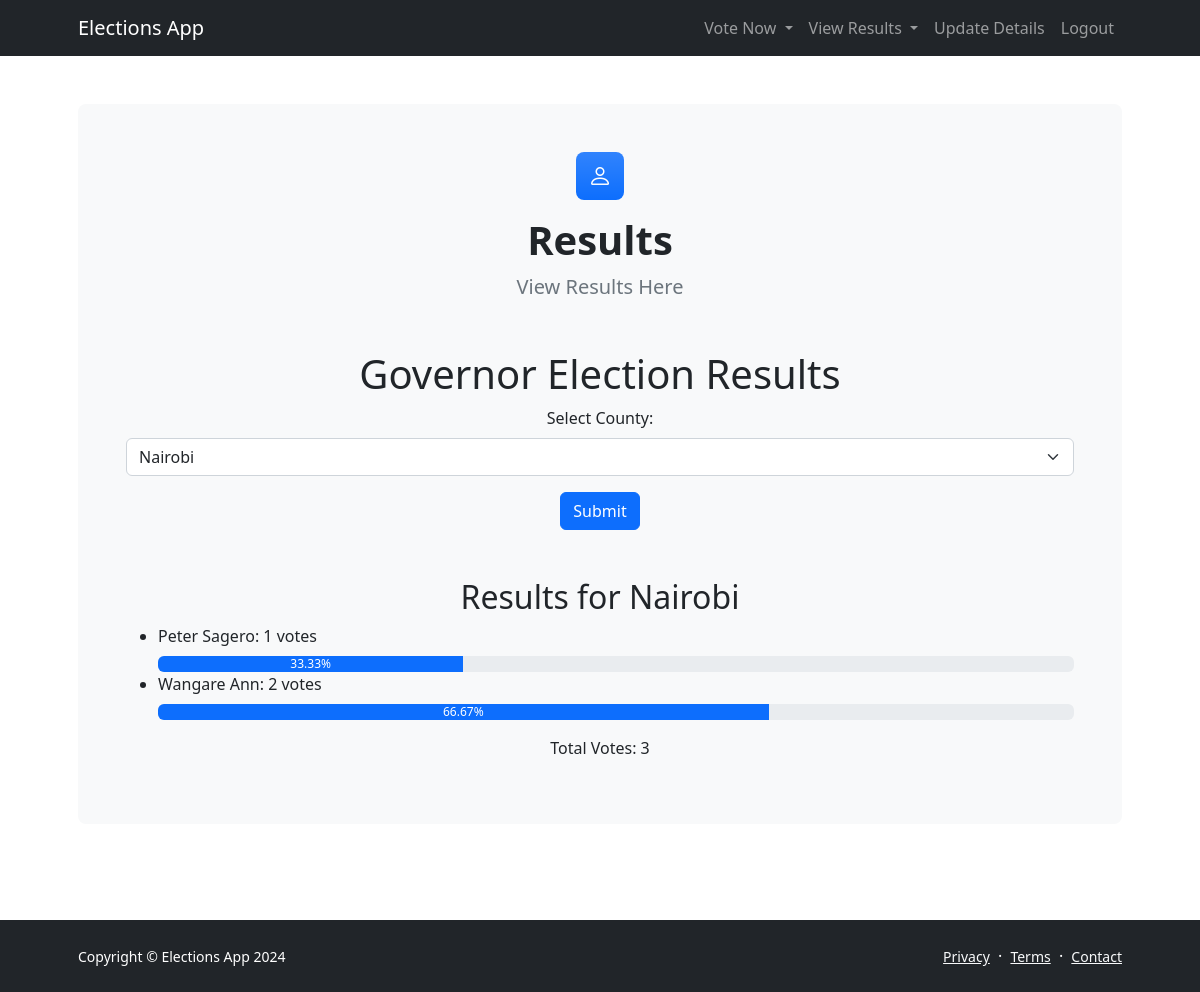
The page /results/governor (signed in) on the database its author committed.
### app/models.py (models this page shows)
class Voter(db.Model):
    id = db.Column(db.Integer, primary_key=True)
    national_id = db.Column(db.String(20), unique=True, nullable=False)
    county = db.Column(db.String(100), nullable=False)
    name = db.Column(db.String(100), nullable=False)
    phone_number = db.Column(db.String(20), nullable=True)
    email = db.Column(db.String(100), nullable=True)
    password_hash = db.Column(db.String(128))  # New field for storing hashed passwords
    votes_president = db.relationship('Vote_president', backref='voter', lazy=True)
    votes_governor = db.relationship('Vote_governor', backref='voter', lazy=True)

class Governor(db.Model):
    id = db.Column(db.Integer, primary_key=True)
    national_id = db.Column(db.String(20), unique=True, nullable=False)
    name = db.Column(db.String(100), nullable=False)
    party_name = db.Column(db.String(100), nullable=False)
    county = db.Column(db.String(50), nullable=False)
    party_color = Column(String(20), nullable=False)

### app/routes.py (the view)
@app.route('/results/governor', methods=['GET', 'POST'])
def governor_election_results():
    counties = db.session.query(Voter.county).distinct().all()  # Get distinct counties
    print(counties)
    if request.method == 'POST':
        selected_county = request.form.get('county')
        if selected_county:
            governor_results = db.session.query(Governor.name, func.count(Vote_governor.id)) \
                .join(Vote_governor, Governor.id == Vote_governor.governor_id) \
                .join(Voter, Voter.id == Vote_governor.voter_id) \
                .filter(Voter.county == selected_county) \
                .group_by(Governor.name).all()
            total_votes = db.session.query(func.count(Vote_governor.id)) \
                .join(Voter, Voter.id == Vote_governor.voter_id) \
                .filter(Voter.county == selected_county).scalar()
            return render_template('governor_results.html', governor_results=governor_results, total_votes=total_votes, selected_county=selected_county, counties=counties)
    else:
        if 'voter_logged_in' in session:
            national_id = session.get('national_id')
            try:
                voter = Voter.query.filter_by(national_id=national_id).one()
                selected_county = voter.county
            except NoResultFound:
                flash('No voter found with the provided national ID.', 'error')
                return redirect(url_for('home'))
        else:
            flash('You need to be logged in to view results.', 'error')
            return redirect(url_for('voter_login'))
        governor_results = db.session.query(Governor.name, func.count(Vote_governor.id)) \
            .join(Vote_governor, Governor.id == Vote_governor.governor_id) \
            .join(Voter, Voter.id == Vote_governor.voter_id) \
            .filter(Voter.county == selected_county) \
            .group_by(Governor.name).all()
        total_votes = db.session.query(func.count(Vote_governor.id)) \
            .join(Voter, Voter.id == Vote_governor.voter_id) \
            .filter(Voter.county == selected_county).scalar()
        return render_template('governor_results.html', governor_results=governor_results, total_votes=total_votes, selected_county=selected_county, counties=counties)

### app/templates/governor_results.html (shortened to what this page needs)
<!DOCTYPE html>
<html lang="en">
<head>
    <link href="https://cdn.jsdelivr.net/npm/bootstrap@5.2.3/dist/css/bootstrap.min.css" rel="stylesheet">
    <link href="https://cdn.jsdelivr.net/npm/bootstrap-icons@1.5.0/font/bootstrap-icons.css" rel="stylesheet">
    <link href="{{ url_for('static', filename='css/styles.css') }}" rel="stylesheet" />
</head>
<body class="d-flex flex-column">
    <main class="flex-shrink-0">
        <nav class="navbar navbar-expand-lg navbar-dark bg-dark">
            <div class="container px-5">
                <a class="navbar-brand" href="{{ url_for('home') }}">Elections App</a>
                <div class="collapse navbar-collapse" id="navbarSupportedContent">
                    <ul class="navbar-nav ms-auto mb-2 mb-lg-0">
                        <li class="nav-item dropdown">
                            <a class="nav-link dropdown-toggle" href="#" id="navbarDropdown" role="button" data-bs-toggle="dropdown" aria-expanded="false">
                                Vote Now
                            </a>
                        </li>
                        <li class="nav-item dropdown">
                            <a class="nav-link dropdown-toggle" href="#" id="navbarDropdown" role="button" data-bs-toggle="dropdown" aria-expanded="false">
                                View Results
                            </a>
                        </li>
                        <li class="nav-item"><a class="nav-link" href="{{ url_for('update_voter', national_id='ENTER_NATIONAL_ID_HERE') }}">Update Details</a></li>
                        <li class="nav-item"><a class="nav-link" href="/voter/logout">Logout</a></li>
                    </ul>
                </div>
            </div>
        </nav>
        <section class="py-5 d-flex justify-content-center align-items-center">
            <div class="container px-5">
                <div class="bg-light rounded-3 py-5 px-4 px-md-5 mb-5">
                    <div class="text-center mb-5">
                        <div class="feature bg-primary bg-gradient text-white rounded-3 mb-3"><i class="bi bi-person"></i></div>
                        <h1 class="fw-bolder">Results</h1>
                        <p class="lead fw-normal text-muted mb-0">View Results Here</p>
                    </div>
                    <h1 class="text-center">Governor Election Results</h1>
                    <form method="post" action="{{ url_for('governor_election_results') }}" class="text-center">
                        <label for="county" class="form-label">Select County:</label>
                        <select class="form-select" id="county" name="county">
                            {% for county in counties %}
                                <option value="{{ county[0] }}" {% if county[0] == selected_county %}selected{% endif %}>{{ county[0] }}</option>
                            {% endfor %}
                        </select>
                        <button type="submit" class="btn btn-primary mt-3">Submit</button>
                    </form>
                    <h2 class="mt-5 text-center">Results for {{ selected_county }}</h2>
                    <div>
                        <ul>
                            {% for result in governor_results %}
                                <li>{{ result[0] }}: {{ result[1] }} votes</li>
                                <div class="progress mt-2">
                                    <div class="progress-bar" role="progressbar" style="width: {{ (result[1]/total_votes)*100 }}%" aria-valuenow="{{ (result[1]/total_votes)*100 }}" aria-valuemin="0" aria-valuemax="100">
                                        {{ '%.2f' % ((result[1]/total_votes)*100) }}%
                                    </div>
                                </div>
                            {% endfor %}
                        </ul>
                        <p class="text-center mt-3">Total Votes: {{ total_votes }}</p>
                    </div>
                </div>
            </div>
        </section>
    </main>
    <footer class="bg-dark py-4 mt-auto">
        <div class="container px-5">
            <div class="row align-items-center justify-content-between flex-column flex-sm-row">
                <div class="col-auto"><div class="small m-0 text-white">Copyright &copy; Elections App 2024</div></div>
                <div class="col-auto">
                    <a class="link-light small" href="#!">Privacy</a>
                    <span class="text-white mx-1">&middot;</span>
                    <a class="link-light small" href="#!">Terms</a>
                    <span class="text-white mx-1">&middot;</span>
                    <a class="link-light small" href="#!">Contact</a>
                </div>
            </div>
        </div>
    </footer>
</body>
</html>

### rows shown on the page
Voter: county "Nairobi"
Governor: name "Peter Sagero", id "1", {{ (result[1]/total_votes)*100 }} 33.33333333333333 (drawn), value "33.33"
Governor: name "Wangare Ann", id "2", {{ (result[1]/total_votes)*100 }} 66.66666666666666 (drawn), value "66.67"

### other values the page prints
{{ total_votes }} "3"
